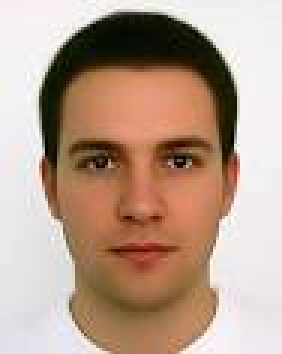
#> input picture face.jpeg, 94 x 118 px (shown 3 times larger)
$ python faceDetectionInImage.py
#> lines starting #> are read from the running program, lines starting #| are printed output that depends on the picture
import cv2

face_cascade = cv2.CascadeClassifier("haarcascade_frontalface_default.xml")

im = cv2.imread("face.jpeg", cv2.IMREAD_COLOR)
#> im is the input picture: shape (118, 94, 3); mean B, G, R 141.2, 158, 184.2
print("Shape", im.shape)
#| Shape (118, 94, 3)
# im = cv2.cvtColor(im, cv2.COLOR_BGR2RGB)
# cv2.imshow("Image",im)
# cv2.waitKey()


faces = face_cascade.detectMultiScale(im,1.3,5)
#> faces = [[13, 27, 68, 68]]
print("Face Coordinates (x,y,w,h)" , faces)
#| Face Coordinates (x,y,w,h) [[13 27 68 68]]

while True:

    for face in faces:
        x,y,w,h = face
        cv2.rectangle(im, (x,y),(x+w,y+h),(0,0,255),2)
        cv2.imshow("image",im)
#> this loop made 1 pass
#> pass 1, `cv2.imshow("image",im)`:
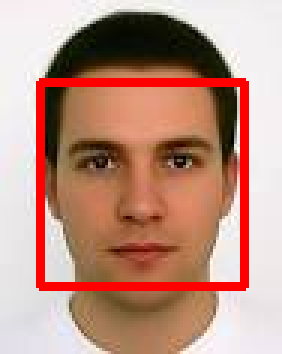
#> window 'image': shape (118, 94, 3) (shown 3 times larger); mean B, G, R 129.9, 145.5, 188.7

    key = cv2.waitKey(3000)
#> (key q is pressed here)
    if key & 0xFF == ord('q'):
        break


cv2.destroyAllWindows()
